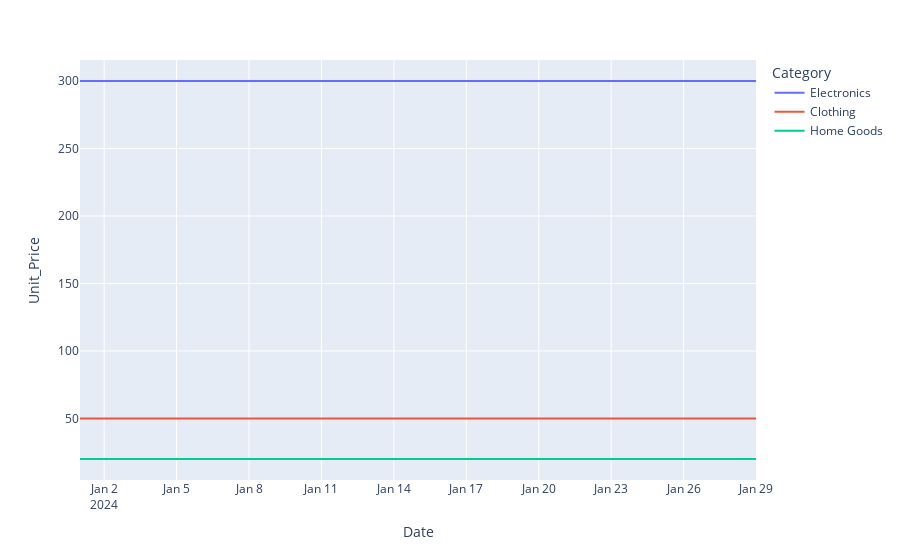

Notebook cell for this chart:
### Code cell
import plotly.express as px
import pandas as pd
fig = px.line(df_ordenado_asc, x='Date', y="Unit_Price",color='Category')
fig.show()
